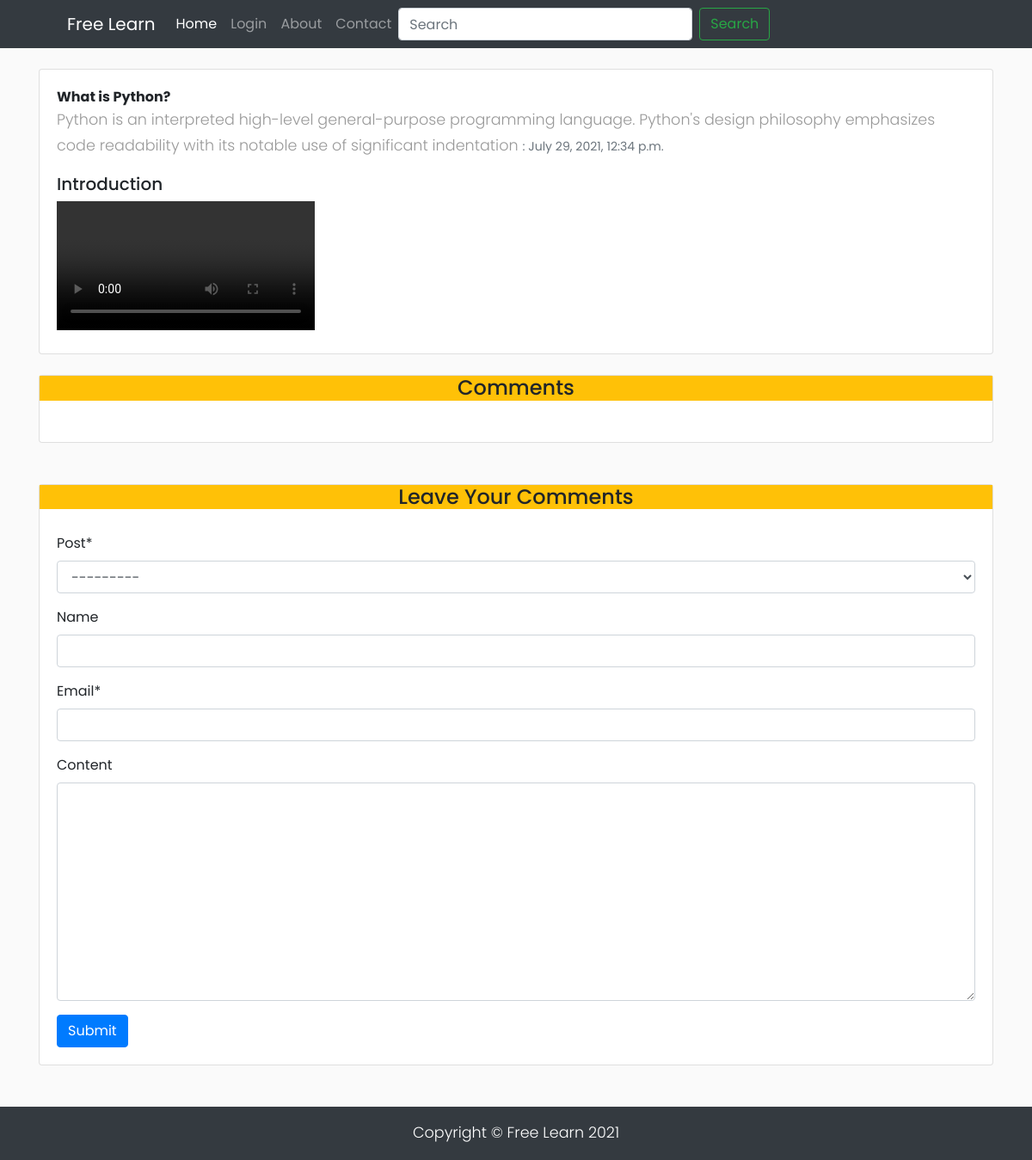
The page /jump/14 on the database its author committed.
### app/models.py (models this page shows)
class page(models.Model):
    Title=models.CharField(max_length=30,blank=True,null=True)
    Content=models.TextField(max_length=5000,blank=True,null=True)
    Created_on=models.DateTimeField(auto_now=False,auto_now_add=True)
    Thumbnail=models.ImageField(upload_to='thumbnail/')
    dp=models.FileField(upload_to='dp/')
    Author=models.CharField(max_length=30,blank=True,null=True)
    Slug=models.SlugField(max_length=100)
    keyword=models.CharField(max_length=50)
    def __str__(self):
        return self.Title

### app/views.py (the view)
# urls.py: path("jump/<id>",views.jump,name='jump'),
def jump(request,id):
    upnext=get_object_or_404(page,id=id)
    msg=upnext.comment.all()
    com=commentform()
    if request.method=="POST":
        com=commentform(request.POST)
        coms=comment.objects.create(post=upnext,name=request.POST['name'],email=request.POST['email'],content=request.POST['content'])
        coms.save()
    else:
        com=commentform()
    context={
        'upnext':upnext,
        'comment':msg,
        'commentform':com
    }
    return render(request, 'postdetails.html',context)

### app/forms.py
class commentform(forms.ModelForm):
    class Meta:
        model=comment
        fields="__all__"

### app/templates/postdetails.html (shortened to what this page needs)
{% extends "base.html" %}
{% load crispy_forms_tags %}
{% block body %}
{% include 'nav.html' %}
<br>
<div class="container">
    <div class="container-body">
        <div class="card">
            <div class="card-body">
             <strong>{{upnext.Title}}</strong>
             <br/>
             <p>{{upnext.Content}} <small class="text-muted">: {{upnext.Created_on}}</small></p>
             <h5>Introduction</h5>
             <video controls  style="align-items: center;" class="text-center" src=" {{upnext.dp.url}}">
        </div>
            </div>
    <br>
    <div class="card">
            <h4 style="text-align: center;" class="bg-warning">Comments</h4>
    <div class="card-body">
    </div>
    </div>
    <br>
    <br>
    <div class="card">
        <h4 class="bg-warning" style="text-align: center;">Leave Your Comments</h4>
        <div class="card-body">
    <form method="POST">
    {{commentform | crispy}}
    <button type="submit" class="btn btn-primary">Submit</button>
    </form>
    </div>
    </div>
    <br>
    <br>
</div>
</div>
{% include 'footer.html' %}
{% endblock body %}

### app/templates/postdetails.html (style rules this page uses)
body { font-family: 'Poppins', sans-serif; background: #fafafa; }
p { font-family: 'Poppins', sans-serif; font-size: 1.1em; font-weight: 300; line-height: 1.7em; color: #999; }

### rows shown on the page
page: Title "What is Python?", Content "Python is an interpreted high-level general-purpose programming language. Python's design philosophy emphasizes code readability with its notable use of significant indentation", Created_on "July 29, 2021, 12:34 p.m."
